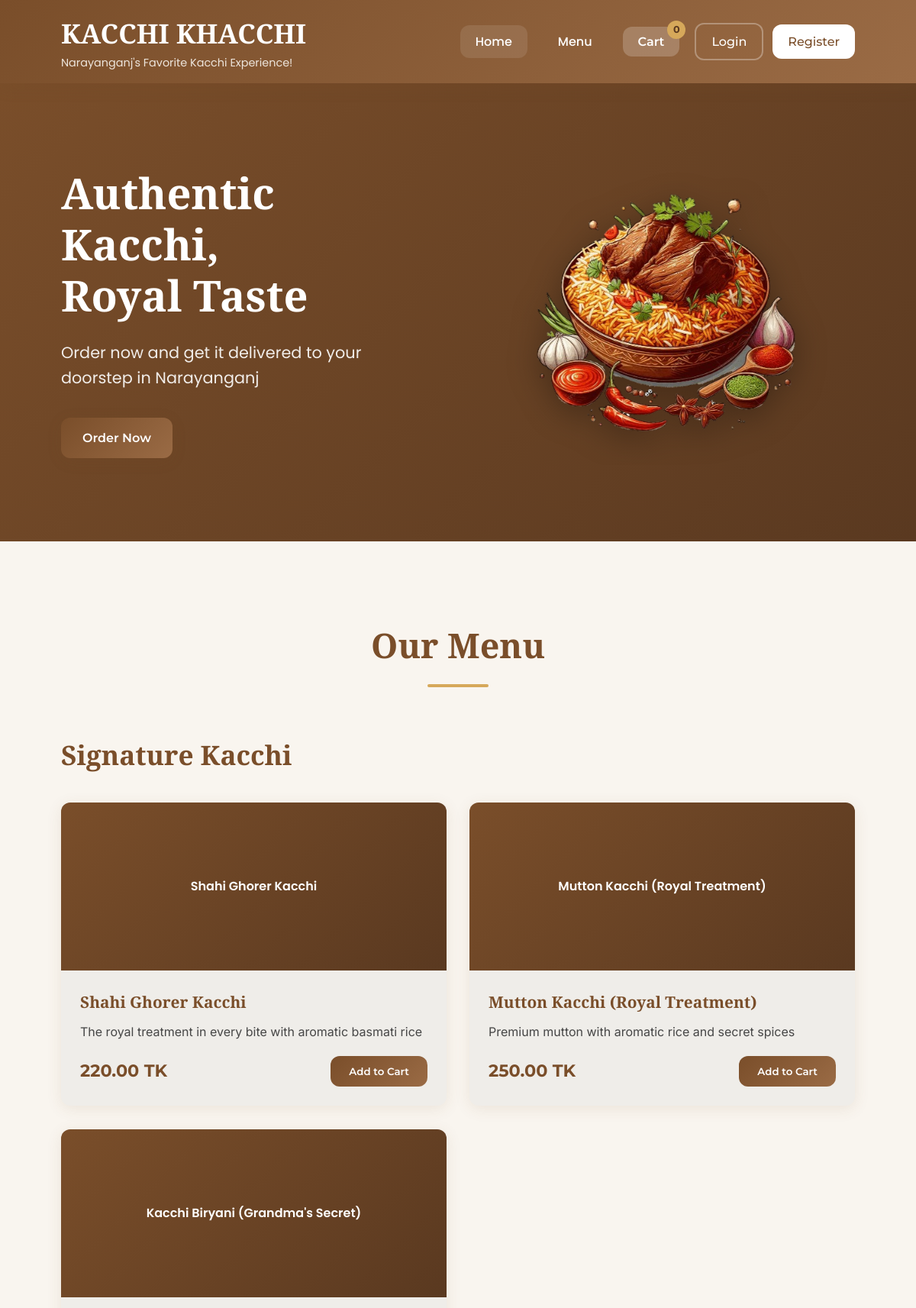
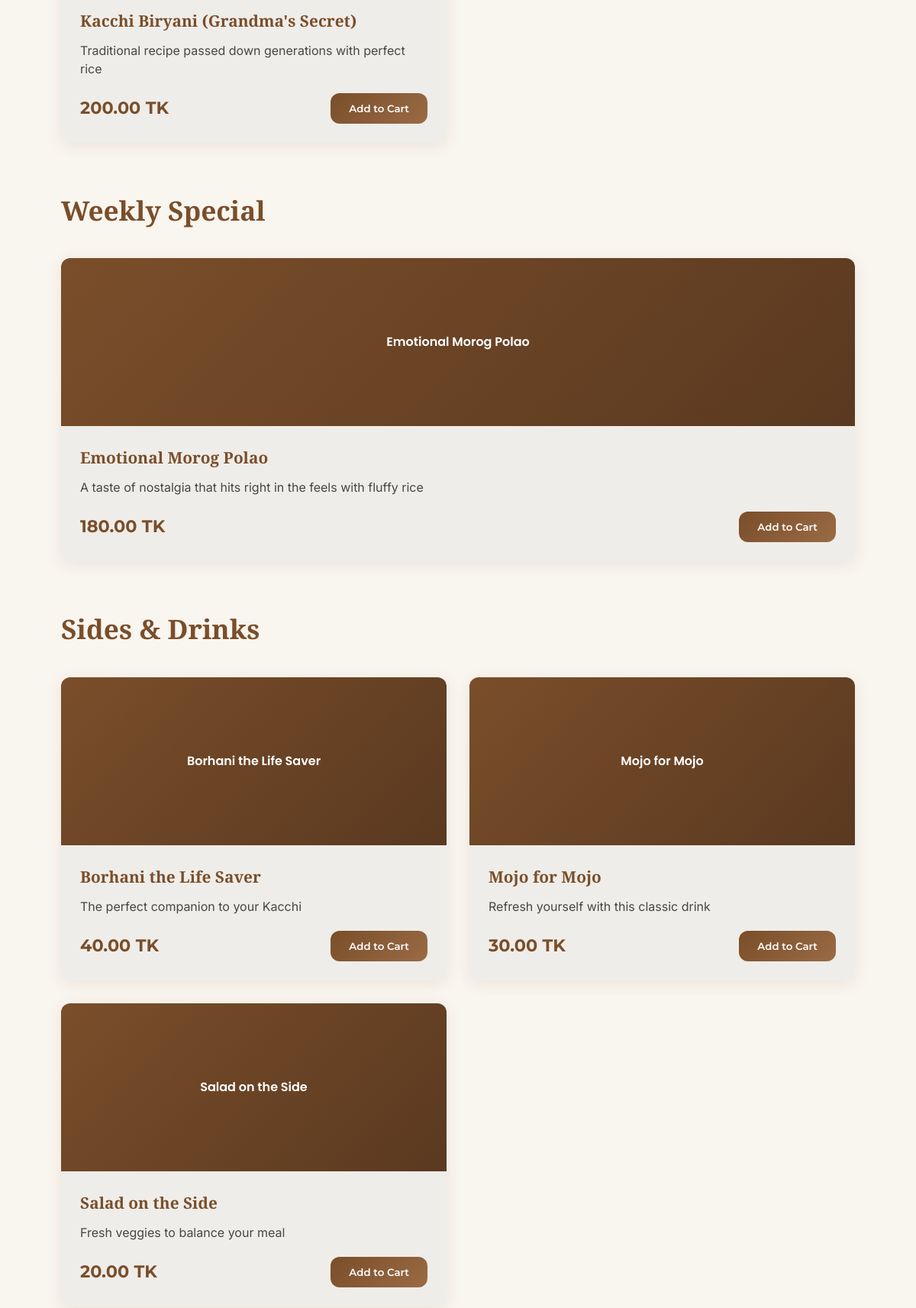
The page / (upper part) on the database its author committed (2 pictures, top to bottom).
### tables this page shows
CREATE TABLE IF NOT EXISTS menu_items (
    id INT AUTO_INCREMENT PRIMARY KEY,
    name VARCHAR(100) NOT NULL,
    description TEXT,
    price DECIMAL(10,2) NOT NULL,
    category VARCHAR(50) NOT NULL,
    image_url VARCHAR(500),
    is_available BOOLEAN DEFAULT TRUE,
    created_at TIMESTAMP DEFAULT CURRENT_TIMESTAMP,
    UNIQUE KEY unique_name_category (name, category)  
);

### index.php (the view, shortened to what this page needs)
<?php
require_once 'db.php';
$menuItems = [];
$categories = ['Signature Kacchi', 'Weekly Special', 'Sides & Drinks'];
foreach ($categories as $category) {
    $stmt = $pdo->prepare("SELECT * FROM menu_items WHERE category = ? AND is_available = TRUE");
    $stmt->execute([$category]);
    $items = $stmt->fetchAll(PDO::FETCH_ASSOC);
    if (!empty($items)) {
        $menuItems[$category] = $items;
    }
}
$current_page = basename($_SERVER['PHP_SELF']);
?>
<!DOCTYPE html>
<html lang="en">
<head>
    <link rel="stylesheet" href="assets/css/main.css">
</head>
<body>
    <header>
        <div class="container">
            <div class="header-content">
                <div class="logo">
                    <h1>KACCHI KHACCHI</h1>
                    <p>Narayanganj's Favorite Kacchi Experience!</p>
                </div>
                <nav>
                    <ul>
                        <li><a href="index.php" class="<?php echo $current_page == 'index.php' ? 'active' : ''; ?>">Home</a></li>
                        <li><a href="#menu">Menu</a></li>
                        <li>
                            <a href="#" id="cartToggle" class="cart-icon">
                                Cart <span class="cart-count">0</span>
                            </a>
                        </li>
                        <div class="user-auth">
                            <?php if(isset($_SESSION['user_id'])): ?>
                                <span>Welcome, <?php echo htmlspecialchars($_SESSION['user_name']); ?></span>
                                <a href="logout.php" class="btn btn-primary">Logout</a>
                            <?php else: ?>
                                <a href="login.php" class="login-btn">Login</a>
                                <a href="register.php" class="register-btn">Register</a>
                            <?php endif; ?>
                        </div>
                    </ul>
                </nav>
            </div>
        </div>
    </header>
<section id="home" class="hero">
    <div class="container">
        <div class="hero-content">
            <div class="hero-text">
                <h2>Authentic Kacchi,<br>Royal Taste</h2>
                <p>Order now and get it delivered to your doorstep in Narayanganj</p>
                <a href="#menu" class="btn btn-primary">Order Now</a>
            </div>
            <div class="hero-image">
                <img src="assets/images/KK_Logo.png"
                     alt="Delicious Kacchi Biryani"
                     loading="eager"
                     onerror="handleHeroImageError(this)">
            </div>
        </div>
    </div>
</section>
    <section id="menu" class="menu">
        <div class="container">
            <h2 class="section-title">Our Menu</h2>
            <?php foreach($menuItems as $category => $items): ?>
                <?php if(!empty($items)): ?>
                    <div class="menu-category">
                        <h3 class="category-title"><?php echo $category; ?></h3>
                        <div class="menu-items">
                            <?php foreach($items as $item): ?>
                                <div class="menu-item" data-id="<?php echo $item['id']; ?>"
                                     data-name="<?php echo htmlspecialchars($item['name']); ?>"
                                     data-price="<?php echo $item['price']; ?>">
                                    <div class="item-image">
                                        <div class="image-placeholder" style="<?php echo !empty($item['image_url']) ? 'display: none;' : 'display: flex;'; ?>">
                                            <?php echo htmlspecialchars($item['name']); ?>
                                        </div>
                                    </div>
                                    <div class="item-details">
                                        <h4><?php echo htmlspecialchars($item['name']); ?></h4>
                                        <p><?php echo htmlspecialchars($item['description']); ?></p>
                                        <div class="item-footer">
                                            <div class="price"><?php echo number_format($item['price'], 2); ?> TK</div>
                                            <button class="add-to-cart">Add to Cart</button>
                                        </div>
                                    </div>
                                </div>
                            <?php endforeach; ?>
                        </div>
                    </div>
                <?php endif; ?>
            <?php endforeach; ?>
        </div>
    </section>
</body>
</html>

### index.php (style rules this page uses)
.hero-image { position: relative; overflow: hidden; border-radius: 12px; height: 400px; display: flex; align-items: center; justify-content: center; background: transparent; }
.hero-image img { width: 100%; height: 100%; object-fit: contain; object-position: center; animation: floatAnimation 6s ease-in-out infinite; max-width: 600px; filter: drop-shadow(0 10px 20px rgba(0,0,0,0.3)); }
.hero-image img { animation: floatAnimation 6s ease-in-out infinite, fadeIn 1.5s ease-out; }
.item-image { height: 220px; width: 100%; position: relative; overflow: hidden; }
html { scroll-behavior: smooth; }
.hero-content { align-items: center; }
.hero-text { animation: fadeIn 1s ease-out 0.2s both; }

### rows shown on the page
menu_items: name "Shahi Ghorer Kacchi", description "The royal treatment in every bite with aromatic basmati rice", price "220.00"
menu_items: name "Mutton Kacchi (Royal Treatment)", description "Premium mutton with aromatic rice and secret spices", price "250.00"
menu_items: name "Kacchi Biryani (Grandma's Secret)", description "Traditional recipe passed down generations with perfect rice", price "200.00"
menu_items: name "Emotional Morog Polao", description "A taste of nostalgia that hits right in the feels with fluffy rice", price "180.00"
menu_items: name "Borhani the Life Saver", description "The perfect companion to your Kacchi", price "40.00"
menu_items: name "Mojo for Mojo", description "Refresh yourself with this classic drink", price "30.00"
menu_items: name "Salad on the Side", description "Fresh veggies to balance your meal", price "20.00"

### other values the page prints
$category "Signature Kacchi"
$category "Weekly Special"
$category "Sides & Drinks"
